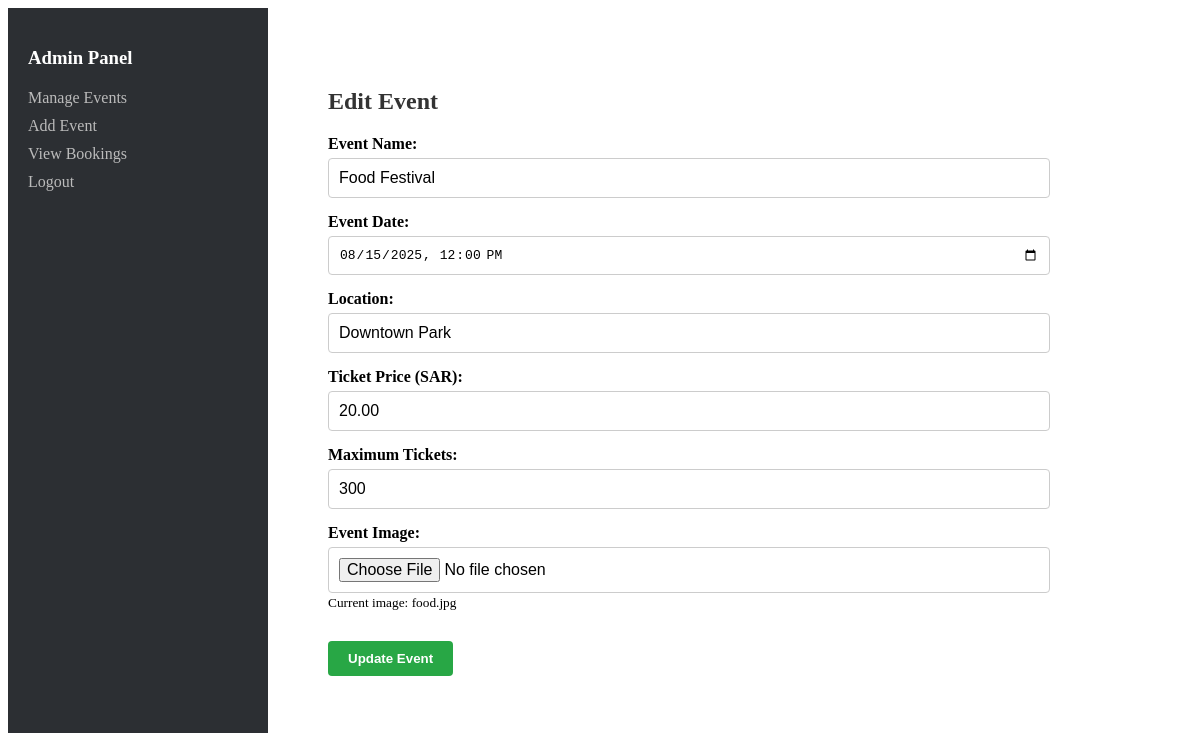
/admin/editEvent.php?id=1 (signed in), run on the app's committed database.
### tables this page shows
CREATE TABLE `events` (
  `id` int(11) NOT NULL,
  `name` varchar(150) NOT NULL,
  `event_date` datetime NOT NULL,
  `location` varchar(100) NOT NULL,
  `ticket_price` decimal(10,2) NOT NULL,
  `image` varchar(255) DEFAULT NULL,
  `max_tickets` int(11) NOT NULL
);

### admin/editEvent.php (the view, shortened to what this page needs)
<?php
include '../includes/config.php';
$event_id = $_GET['id'];
$stmt = $conn->prepare("SELECT * FROM events WHERE id = ?");
$stmt->bind_param("i", $event_id);
$stmt->execute();
$result = $stmt->get_result();
$event = $result->fetch_assoc();
?>
<!DOCTYPE html>
<html>
<head>
    <link rel="stylesheet" href="../css/admin.css">
</head>
<body class="admin-container">
<div class="sidebar">
    <h3>Admin Panel</h3>
    <a href="manageEvents.php">Manage Events</a>
    <a href="addEvent.php">Add Event</a>
    <a href="viewBookings.php">View Bookings</a>
    <a href="logout.php">Logout</a>
</div>
<div class="admin-main">
<form action="" method="POST" enctype="multipart/form-data" class="event-form" onsubmit="return validateEditEvent();">
    <h2>Edit Event</h2>
    <label for="eventName">Event Name:</label>
    <input type="text" id="eventName" name="name" value="<?= htmlspecialchars($event['name']) ?>" required>
    <label for="eventDate">Event Date:</label>
    <input type="datetime-local" id="eventDate" name="event_date" value="<?= date('Y-m-d\TH:i', strtotime($event['event_date'])) ?>" required>
    <label for="location">Location:</label>
    <input type="text" id="location" name="location" value="<?= htmlspecialchars($event['location']) ?>" required>
    <label for="ticketPrice">Ticket Price (SAR):</label>
    <input type="number" id="ticketPrice" step="0.01" name="ticket_price" value="<?= $event['ticket_price'] ?>" required>
    <label for="maxTickets">Maximum Tickets:</label>
    <input type="number" id="maxTickets" name="max_tickets" value="<?= $event['max_tickets'] ?>" required>
    <label for="eventImage">Event Image:</label>
    <input type="file" id="eventImage" name="image" accept="image/*">
    <small>Current image: <?= htmlspecialchars($event['image']) ?></small>
    <button type="submit" class="update-btn">Update Event</button>
</form>
</div>
</body>
</html>

### css/admin.css (style rules this page uses)
.admin-container { display: flex; height: 100vh; background-color: white; }
.sidebar { width: 220px; background-color: #2c2f33; color: white; padding: 20px; }
.sidebar h3 { color: #fff; margin-bottom: 20px; }
.sidebar a { display: block; color: #bbb; text-decoration: none; margin-bottom: 10px; }
.admin-main { flex-grow: 1; padding: 30px; }
.admin-main h2 { margin-bottom: 20px; color: #333; }
.event-form { background-color: white; padding: 30px; max-width: 700px; }
.event-form h2 { margin-bottom: 20px; }
.event-form label { display: block; margin-top: 15px; margin-bottom: 5px; font-weight: bold; }
.event-form input, .event-form textarea { width: 100%; padding: 10px; border: 1px solid #ccc; font-size: 1em; border-radius: 4px; }
.event-form button { margin-top: 20px; background-color: #28a745; color: white; padding: 10px 20px; border: none; font-weight: bold; cursor: pointer; border-radius: 4px; }

### data on the page
events: name "Food Festival", event_date "08/15/2025 12:00", location "Downtown Park", ticket_price "20.00", max_tickets "300", image "food.jpg"
